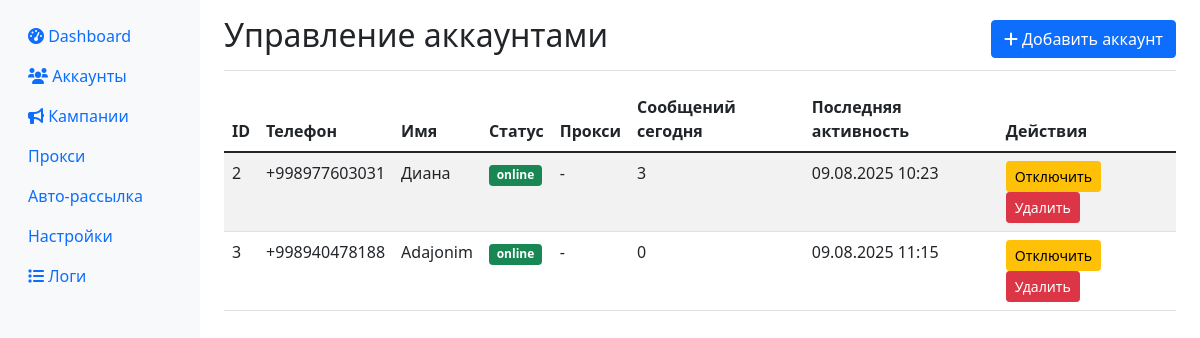
Page /accounts on the earlier database version.
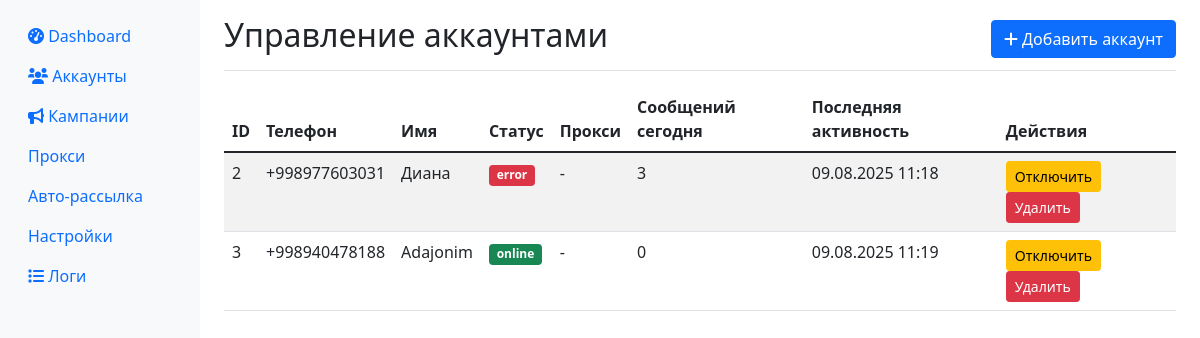
Same page on the later database version.
### app/database.py (models this page shows)
class Account(Base):
    __tablename__ = "accounts"
    id = Column(Integer, primary_key=True, index=True)
    phone = Column(String, unique=True, index=True)
    name = Column(String)
    status = Column(String, default="offline")  # online, offline, blocked, error
    session_data = Column(Text)  # зашифрованная сессия
    proxy = Column(String, nullable=True)
    created_at = Column(DateTime, default=datetime.utcnow)
    last_activity = Column(DateTime, default=datetime.utcnow)
    messages_sent_today = Column(Integer, default=0)
    messages_sent_hour = Column(Integer, default=0)
    last_message_time = Column(DateTime, nullable=True)
    is_active = Column(Boolean, default=True)

### app/web.py (the view)
@app.get("/accounts", response_class=HTMLResponse)
async def accounts_page(request: Request, db: Session = Depends(get_db)):
    accounts = db.query(Account).all()
    return templates.TemplateResponse("accounts.html", {
        "request": request,
        "accounts": accounts
    })

### templates/accounts.html (shortened to what this page needs)
{% extends "base.html" %}
{% block content %}
<div class="d-flex justify-content-between flex-wrap flex-md-nowrap align-items-center pt-3 pb-2 mb-3 border-bottom">
    <h1 class="h2">Управление аккаунтами</h1>
    <button class="btn btn-primary" data-bs-toggle="modal" data-bs-target="#addAccountModal">
        <i class="fas fa-plus"></i> Добавить аккаунт
    </button>
</div>
<div class="table-responsive">
    <table class="table table-striped">
        <thead>
            <tr>
                <th>ID</th>
                <th>Телефон</th>
                <th>Имя</th>
                <th>Статус</th>
                <th>Прокси</th>
                <th>Сообщений сегодня</th>
                <th>Последняя активность</th>
                <th>Действия</th>
            </tr>
        </thead>
        <tbody>
            {% for account in accounts %}
            <tr>
                <td>{{ account.id }}</td>
                <td>{{ account.phone }}</td>
                <td>{{ account.name or '-' }}</td>
                <td>
                    <span class="badge bg-{% if account.status == 'online' %}success{% elif account.status == 'offline' %}secondary{% elif account.status == 'error' %}danger{% else %}warning{% endif %}">
                        {{ account.status }}
                    </span>
                </td>
                <td>{{ account.proxy or '-' }}</td>
                <td>{{ account.messages_sent_today }}</td>
                <td>{{ account.last_activity.strftime('%d.%m.%Y %H:%M') if account.last_activity else '-' }}</td>
                <td>
                    <button class="btn btn-sm btn-{% if account.is_active %}warning{% else %}success{% endif %}"
                            onclick="toggleAccount({{ account.id }})">
                        {% if account.is_active %}Отключить{% else %}Включить{% endif %}
                    </button>
                    <button class="btn btn-sm btn-danger" onclick="deleteAccount({{ account.id }})">
                        Удалить
                    </button>
                </td>
            </tr>
            {% endfor %}
        </tbody>
    </table>
</div>
{% endblock %}

### templates/base.html (shortened to what this page needs)
<!DOCTYPE html>
<html lang="ru">
<head>
    <link href="https://cdn.jsdelivr.net/npm/bootstrap@5.1.3/dist/css/bootstrap.min.css" rel="stylesheet">
    <link href="https://cdnjs.cloudflare.com/ajax/libs/font-awesome/6.0.0/css/all.min.css" rel="stylesheet">
</head>
<body>
    <div class="container-fluid">
        <div class="row">
            <nav class="col-md-2 d-md-block sidebar collapse">
                <div class="position-sticky pt-3">
                    <ul class="nav flex-column">
                        <li class="nav-item">
                            <a class="nav-link" href="/">
                                <i class="fas fa-tachometer-alt"></i> Dashboard
                            </a>
                        </li>
                        <li class="nav-item">
                            <a class="nav-link" href="/accounts">
                                <i class="fas fa-users"></i> Аккаунты
                            </a>
                        </li>
                        <li class="nav-item">
                            <a class="nav-link" href="/campaigns">
                                <i class="fas fa-bullhorn"></i> Кампании
                            </a>
                        </li>
                        <li class="nav-item">
                            <a class="nav-link" href="/proxies">Прокси</a>
                        </li>
                        <li class="nav-item">
                            <a class="nav-link" href="/auto-campaign">Авто-рассылка</a>
                        </li>
                        <li class="nav-item">
                            <a class="nav-link" href="/settings">Настройки</a>
                        </li>
                        <li class="nav-item">
                            <a class="nav-link" href="/logs">
                                <i class="fas fa-list"></i> Логи
                            </a>
                        </li>
                    </ul>
                </div>
            </nav>
            <main class="col-md-10 ms-sm-auto px-md-4">
                {% block content %}{% endblock %}
            </main>
        </div>
    </div>
</body>
</html>

### templates/base.html (style rules this page uses)
.sidebar { min-height: 100vh; background-color: #f8f9fa; }

Differences in the rows shown:
changed Account "Диана": status "online" → "error"; last_activity "09.08.2025 10:23" → "09.08.2025 11:18"
changed Account "Adajonim": last_activity "09.08.2025 11:15" → "09.08.2025 11:19"
